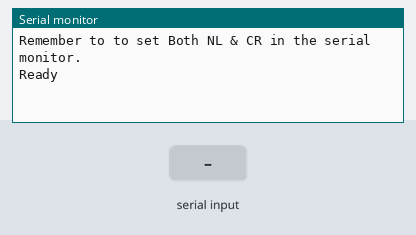
Bench run of a sketch on a simulated Arduino Uno, built with avr-gcc and run on an emulated ATmega328P. Shown: the last lines printed to the serial monitor. The inputs (shaded band) are chosen by the test bench.

Above: at 1.2 s.
1.3 s: "kp*" received over the second serial link
At 2.5 s:
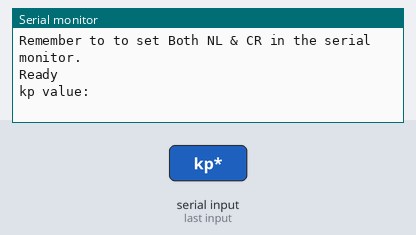
2.8 s: "kd*" received over the second serial link
At 3.7 s:
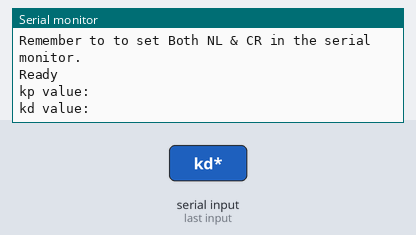
4.3 s: "ki*" received over the second serial link
At 4.8 s:
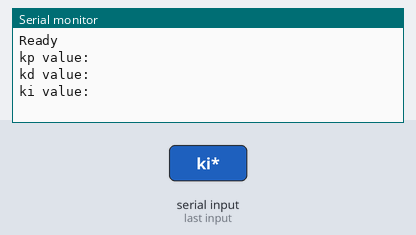
5.8 s: "kp,45*" received over the second serial link
At 7.0 s:
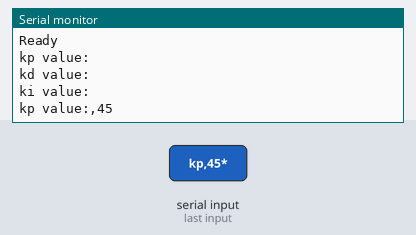
7.3 s: "kd,45*" received over the second serial link
At 8.3 s:
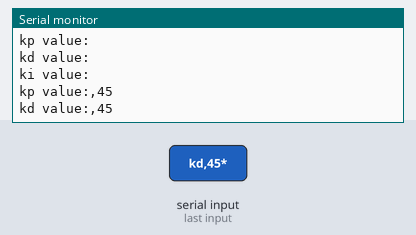
8.8 s: "ki,45*" received over the second serial link
At 9.5 s:
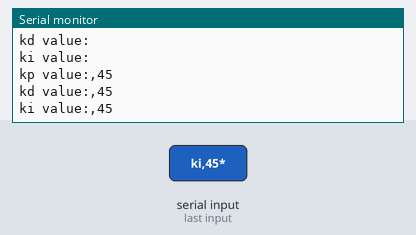

The sketch:

sketch_dec12a.ino
```cpp
#include <SoftwareSerial.h>
SoftwareSerial espSerial(10, 11); // RX | TX

void setup()
{
    Serial.begin(9600);     // communication with the host computer
    //while (!Serial)   { ; }

    // Start the software serial for communication with the ESP8266
    espSerial.begin(115200);

    Serial.println("");
    Serial.println("Remember to to set Both NL & CR in the serial monitor.");
    Serial.println("Ready");
    Serial.println("");
}

void loop()
{
 if (espSerial.available())
    {
        //meaasge example
        //" kp15."
        String esp_message,sub_mess;
        esp_message = espSerial.readStringUntil('*');
        sub_mess = esp_message.substring(2,esp_message.indexOf("*"));
        sub_mess.toFloat();

        if(esp_message.startsWith("kp")){
            Serial.print("kp value:");
            Serial.println(sub_mess);
        }
        if(esp_message.startsWith("kd")){
            Serial.print("kd value:");
            Serial.println(sub_mess);
        }
        if(esp_message.startsWith("ki")){
            Serial.print("ki value:");
            Serial.println(sub_mess);
        }


    }}
```

Measured:
- after the input at 1.3 s, the serial monitor: prints a new line at once (image 1)
- after the input at 2.8 s, the serial monitor: prints a new line at once (image 2)
- after the input at 4.3 s, the serial monitor: prints a new line at once (image 3)
- after the input at 5.8 s, the serial monitor: prints a new line at once (image 4)
- after the input at 7.3 s, the serial monitor: prints a new line at once (image 5)
- after the input at 8.8 s, the serial monitor: prints a new line at once (image 6)
